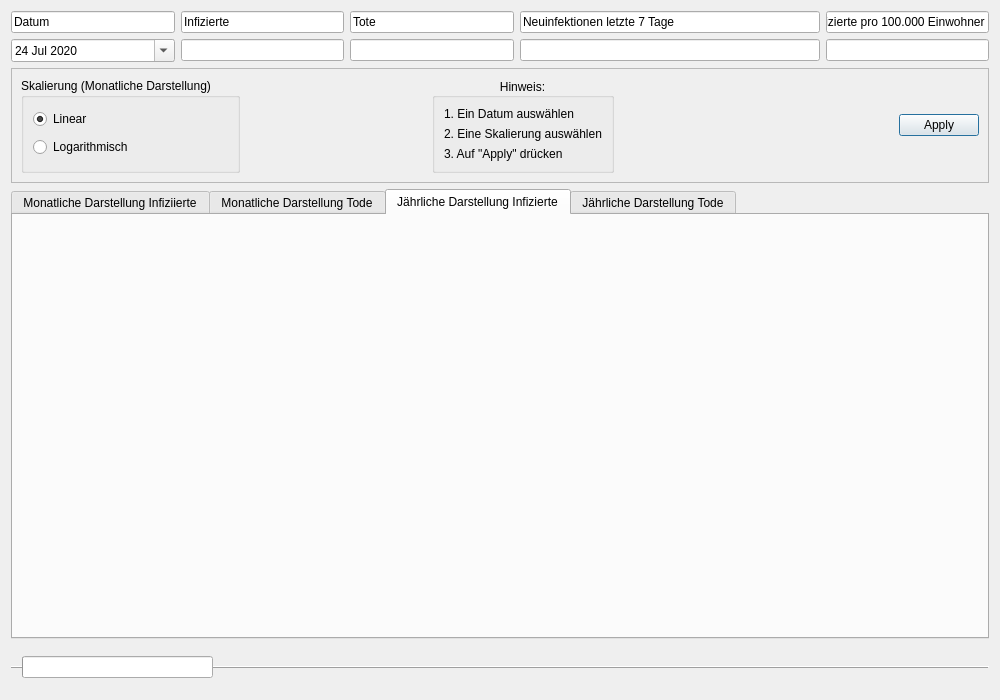
<?xml version="1.0" encoding="UTF-8"?>
<ui version="4.0">
 <class>Mazedonien</class>
 <widget class="QDialog" name="Mazedonien">
  <property name="geometry">
   <rect>
    <x>0</x>
    <y>0</y>
    <width>1000</width>
    <height>700</height>
   </rect>
  </property>
  <property name="windowTitle">
   <string>Mazedonien</string>
  </property>
  <layout class="QVBoxLayout" name="verticalLayout_7">
   <item>
    <layout class="QGridLayout" name="gridLayout">
     <item row="2" column="2">
      <widget class="QLineEdit" name="lineEdit_5">
       <property name="text">
        <string>Tote</string>
       </property>
       <property name="readOnly">
        <bool>true</bool>
       </property>
      </widget>
     </item>
     <item row="4" column="4">
      <widget class="QLineEdit" name="lineEdit_7">
       <property name="readOnly">
        <bool>true</bool>
       </property>
      </widget>
     </item>
     <item row="2" column="1">
      <widget class="QLineEdit" name="lineEdit">
       <property name="text">
        <string>Infizierte</string>
       </property>
       <property name="readOnly">
        <bool>true</bool>
       </property>
      </widget>
     </item>
     <item row="4" column="2">
      <widget class="QLineEdit" name="lineEdit_6">
       <property name="readOnly">
        <bool>true</bool>
       </property>
      </widget>
     </item>
     <item row="4" column="0">
      <widget class="QDateEdit" name="dateEdit">
       <property name="readOnly">
        <bool>false</bool>
       </property>
       <property name="buttonSymbols">
        <enum>QAbstractSpinBox::NoButtons</enum>
       </property>
       <property name="accelerated">
        <bool>false</bool>
       </property>
       <property name="dateTime">
        <datetime>
         <hour>0</hour>
         <minute>0</minute>
         <second>0</second>
         <year>2020</year>
         <month>7</month>
         <day>24</day>
        </datetime>
       </property>
       <property name="minimumDateTime">
        <datetime>
         <hour>0</hour>
         <minute>0</minute>
         <second>0</second>
         <year>2020</year>
         <month>1</month>
         <day>1</day>
        </datetime>
       </property>
       <property name="currentSection">
        <enum>QDateTimeEdit::DaySection</enum>
       </property>
       <property name="calendarPopup">
        <bool>true</bool>
       </property>
       <property name="timeSpec">
        <enum>Qt::LocalTime</enum>
       </property>
       <property name="date">
        <date>
         <year>2020</year>
         <month>7</month>
         <day>24</day>
        </date>
       </property>
      </widget>
     </item>
     <item row="2" column="0">
      <widget class="QLineEdit" name="lineEdit_3">
       <property name="text">
        <string>Datum</string>
       </property>
       <property name="readOnly">
        <bool>true</bool>
       </property>
      </widget>
     </item>
     <item row="2" column="4">
      <widget class="QLineEdit" name="lineEdit_2">
       <property name="minimumSize">
        <size>
         <width>300</width>
         <height>0</height>
        </size>
       </property>
       <property name="text">
        <string>Neuinfektionen letzte 7 Tage</string>
       </property>
       <property name="readOnly">
        <bool>true</bool>
       </property>
      </widget>
     </item>
     <item row="4" column="1">
      <widget class="QLineEdit" name="lineEdit_4">
       <property name="readOnly">
        <bool>true</bool>
       </property>
      </widget>
     </item>
     <item row="2" column="5">
      <widget class="QLineEdit" name="lineEdit_8">
       <property name="text">
        <string>Infizierte pro 100.000 Einwohner</string>
       </property>
       <property name="readOnly">
        <bool>true</bool>
       </property>
      </widget>
     </item>
     <item row="4" column="5">
      <widget class="QLineEdit" name="lineEdit_9">
       <property name="readOnly">
        <bool>true</bool>
       </property>
      </widget>
     </item>
    </layout>
   </item>
   <item>
    <widget class="QFrame" name="frame">
     <property name="frameShape">
      <enum>QFrame::StyledPanel</enum>
     </property>
     <property name="frameShadow">
      <enum>QFrame::Raised</enum>
     </property>
     <layout class="QGridLayout" name="gridLayout_4">
      <item row="0" column="0">
       <widget class="QGroupBox" name="groupBox">
        <property name="enabled">
         <bool>true</bool>
        </property>
        <property name="title">
         <string>Skalierung (Monatliche Darstellung)</string>
        </property>
        <property name="flat">
         <bool>false</bool>
        </property>
        <property name="checkable">
         <bool>false</bool>
        </property>
        <layout class="QVBoxLayout" name="verticalLayout_6">
         <item>
          <widget class="QRadioButton" name="skalaLiear">
           <property name="text">
            <string>Linear</string>
           </property>
           <property name="checked">
            <bool>true</bool>
           </property>
          </widget>
         </item>
         <item>
          <widget class="QRadioButton" name="skalaLogarithm">
           <property name="text">
            <string>Logarithmisch</string>
           </property>
          </widget>
         </item>
        </layout>
       </widget>
      </item>
      <item row="0" column="5">
       <spacer name="horizontalSpacer_2">
        <property name="orientation">
         <enum>Qt::Horizontal</enum>
        </property>
        <property name="sizeHint" stdset="0">
         <size>
          <width>40</width>
          <height>20</height>
         </size>
        </property>
       </spacer>
      </item>
      <item row="0" column="6">
       <widget class="QDialogButtonBox" name="buttonBox">
        <property name="standardButtons">
         <set>QDialogButtonBox::Apply</set>
        </property>
        <property name="centerButtons">
         <bool>false</bool>
        </property>
       </widget>
      </item>
      <item row="0" column="1">
       <spacer name="horizontalSpacer">
        <property name="orientation">
         <enum>Qt::Horizontal</enum>
        </property>
        <property name="sizeHint" stdset="0">
         <size>
          <width>40</width>
          <height>20</height>
         </size>
        </property>
       </spacer>
      </item>
      <item row="0" column="2">
       <widget class="Line" name="line">
        <property name="orientation">
         <enum>Qt::Horizontal</enum>
        </property>
       </widget>
      </item>
      <item row="0" column="4">
       <widget class="QGroupBox" name="groupBox_2">
        <property name="title">
         <string>Hinweis:</string>
        </property>
        <property name="alignment">
         <set>Qt::AlignCenter</set>
        </property>
        <property name="flat">
         <bool>false</bool>
        </property>
        <layout class="QGridLayout" name="gridLayout_6">
         <item row="0" column="0">
          <widget class="QLabel" name="label">
           <property name="text">
            <string>1. Ein Datum auswählen</string>
           </property>
          </widget>
         </item>
         <item row="1" column="0">
          <widget class="QLabel" name="label_2">
           <property name="text">
            <string>2. Eine Skalierung auswählen</string>
           </property>
          </widget>
         </item>
         <item row="2" column="0">
          <widget class="QLabel" name="label_3">
           <property name="text">
            <string>3. Auf &quot;Apply&quot; drücken</string>
           </property>
          </widget>
         </item>
        </layout>
       </widget>
      </item>
     </layout>
    </widget>
   </item>
   <item>
    <layout class="QVBoxLayout" name="verticalLayout">
     <item>
      <widget class="QTabWidget" name="tabWidget">
       <property name="currentIndex">
        <number>2</number>
       </property>
       <widget class="QWidget" name="tab">
        <attribute name="title">
         <string>Monatliche Darstellung Infiziierte</string>
        </attribute>
        <layout class="QGridLayout" name="gridLayout_2">
         <item row="0" column="0">
          <layout class="QVBoxLayout" name="verticalLayout_3"/>
         </item>
        </layout>
       </widget>
       <widget class="QWidget" name="tab_5">
        <attribute name="title">
         <string>Monatliche Darstellung Tode</string>
        </attribute>
        <layout class="QGridLayout" name="gridLayout_3">
         <item row="0" column="0">
          <layout class="QVBoxLayout" name="verticalLayout_9"/>
         </item>
        </layout>
       </widget>
       <widget class="QWidget" name="Tab_2">
        <attribute name="title">
         <string>Jährliche Darstellung Infizierte</string>
        </attribute>
        <layout class="QVBoxLayout" name="verticalLayout_5">
         <item>
          <layout class="QVBoxLayout" name="verticalLayout_4"/>
         </item>
        </layout>
       </widget>
       <widget class="QWidget" name="tab_3">
        <attribute name="title">
         <string>Jährliche Darstellung Tode</string>
        </attribute>
        <layout class="QVBoxLayout" name="verticalLayout_8">
         <item>
          <layout class="QVBoxLayout" name="verticalLayout_2"/>
         </item>
        </layout>
       </widget>
      </widget>
     </item>
    </layout>
   </item>
   <item>
    <widget class="QFrame" name="frame_2">
     <property name="frameShape">
      <enum>QFrame::HLine</enum>
     </property>
     <property name="frameShadow">
      <enum>QFrame::Raised</enum>
     </property>
     <layout class="QGridLayout" name="gridLayout_5">
      <item row="0" column="3">
       <spacer name="horizontalSpacer_4">
        <property name="orientation">
         <enum>Qt::Horizontal</enum>
        </property>
        <property name="sizeHint" stdset="0">
         <size>
          <width>40</width>
          <height>20</height>
         </size>
        </property>
       </spacer>
      </item>
      <item row="0" column="0">
       <widget class="QProgressBar" name="progressBar">
        <property name="value">
         <number>0</number>
        </property>
        <property name="textVisible">
         <bool>false</bool>
        </property>
        <property name="orientation">
         <enum>Qt::Horizontal</enum>
        </property>
       </widget>
      </item>
      <item row="0" column="4">
       <spacer name="horizontalSpacer_3">
        <property name="orientation">
         <enum>Qt::Horizontal</enum>
        </property>
        <property name="sizeHint" stdset="0">
         <size>
          <width>40</width>
          <height>20</height>
         </size>
        </property>
       </spacer>
      </item>
      <item row="0" column="2">
       <spacer name="horizontalSpacer_5">
        <property name="orientation">
         <enum>Qt::Horizontal</enum>
        </property>
        <property name="sizeHint" stdset="0">
         <size>
          <width>40</width>
          <height>20</height>
         </size>
        </property>
       </spacer>
      </item>
      <item row="0" column="1">
       <spacer name="horizontalSpacer_6">
        <property name="orientation">
         <enum>Qt::Horizontal</enum>
        </property>
        <property name="sizeHint" stdset="0">
         <size>
          <width>40</width>
          <height>20</height>
         </size>
        </property>
       </spacer>
      </item>
     </layout>
    </widget>
   </item>
  </layout>
 </widget>
 <resources/>
 <connections/>
</ui>
